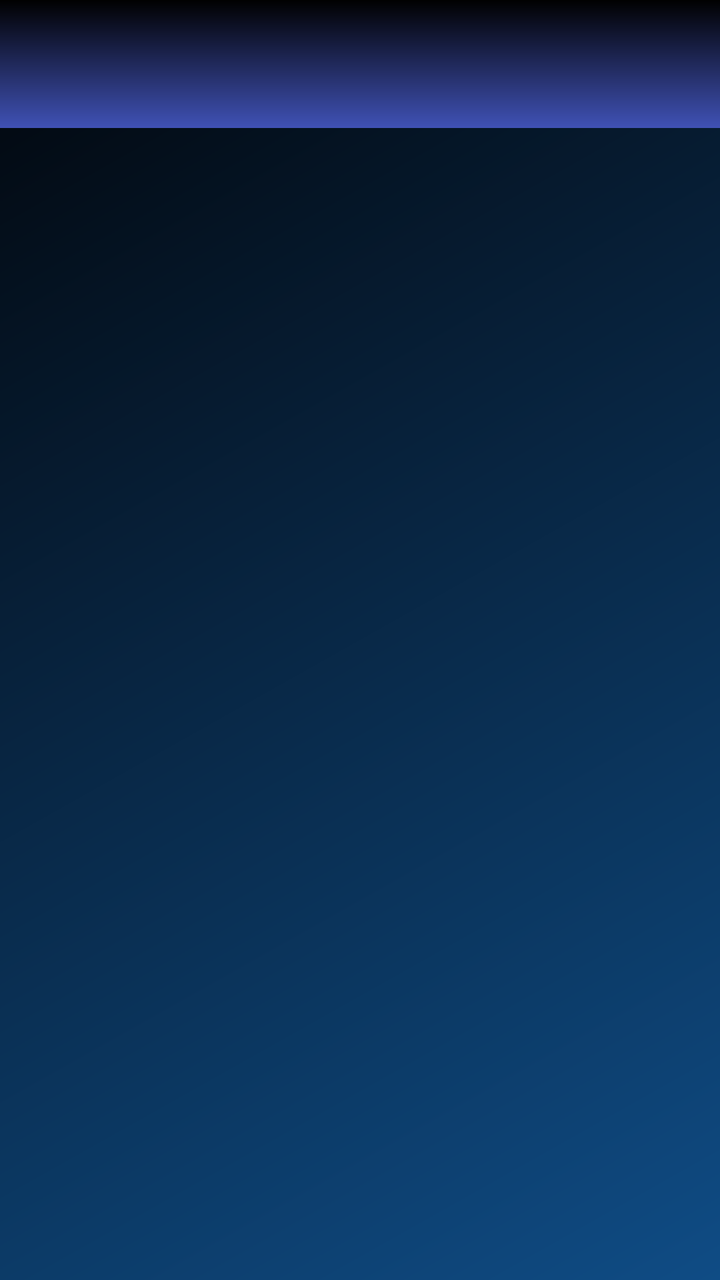
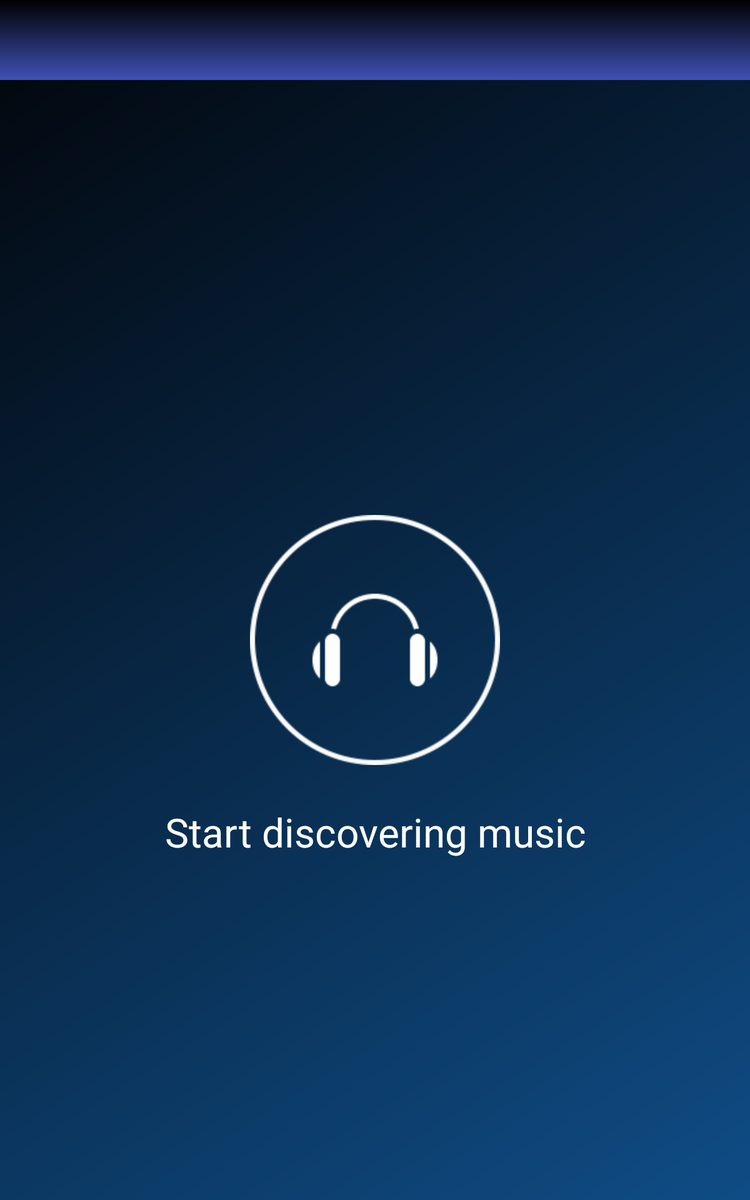

One screen, two layout resources from the same app: the default and the repository's alternative for another configuration. Each is rendered where Android would select it; the XML of both is given below.
<!-- AndroidManifest.xml: activity theme AppTheme.NoActionBar -->
<!-- res/layout/activity_main.xml -->
<?xml version="1.0" encoding="utf-8"?>
<LinearLayout xmlns:android="http://schemas.android.com/apk/res/android"
    xmlns:app="http://schemas.android.com/apk/res-auto"
    xmlns:tools="http://schemas.android.com/tools"
    android:id="@+id/container"
    android:orientation="vertical"
    android:layout_width="match_parent"
    android:layout_height="match_parent"
    android:background="@drawable/gradient_background_1"
    android:fitsSystemWindows="true">




    
    <include layout="@layout/toolbar" />




    <android.support.v4.widget.DrawerLayout
        xmlns:android="http://schemas.android.com/apk/res/android"
        xmlns:app="http://schemas.android.com/apk/res-auto"
        xmlns:tools="http://schemas.android.com/tools"
        android:id="@+id/drawer_layout"
        android:layout_margin="0dp"
        android:padding="0dp"
        android:layout_width="match_parent"
        android:layout_height="match_parent"
        tools:openDrawer="start">


        
        <FrameLayout xmlns:android="http://schemas.android.com/apk/res/android"
            xmlns:tools="http://schemas.android.com/tools"
            android:id="@+id/activity_main"
            android:layout_margin="0dp"
            android:padding="@dimen/activity_horizontal_margin"
            android:layout_width="wrap_content"
            android:layout_height="wrap_content"
            tools:context="com.test.ludovicofabbri.testing.MainActivity">
        </FrameLayout>




        
        <include layout="@layout/sidebar" />


    </android.support.v4.widget.DrawerLayout>

</LinearLayout>
<!-- res/layout/toolbar.xml (included above) -->
<?xml version="1.0" encoding="utf-8"?>
<FrameLayout xmlns:android="http://schemas.android.com/apk/res/android"
    android:layout_width="match_parent"
    android:layout_height="wrap_content"
    xmlns:app="http://schemas.android.com/apk/res-auto">


    <android.support.design.widget.AppBarLayout
        android:layout_margin="0dp"
        android:padding="0dp"
        android:layout_width="match_parent"
        android:layout_height="wrap_content"
        android:theme="@style/AppTheme.AppBarOverlay">

        <android.support.v7.widget.Toolbar
            android:id="@+id/toolbar"
            android:layout_width="match_parent"
            android:layout_height="64dp"
            android:background="@drawable/gradient_background_2"
            app:popupTheme="@style/AppTheme.PopupOverlay" />


        
            
            
            
            
            

    </android.support.design.widget.AppBarLayout>

</FrameLayout>
<!-- res/layout/sidebar.xml (included above) -->
<?xml version="1.0" encoding="utf-8"?>
<LinearLayout
    xmlns:android="http://schemas.android.com/apk/res/android"
    android:orientation="vertical"
    android:layout_width="wrap_content"
    android:layout_height="match_parent"
    android:layout_gravity="start">


    <ListView
        android:id="@+id/sidebar_list"
        android:layout_width="500dp"
        android:layout_height="match_parent"
        android:layout_gravity="start"
        android:background="@android:color/holo_blue_dark" />


</LinearLayout>
<!-- resources referenced by this layout -->
<resources>
  <!-- drawable gradient_background_1 (drawable) -->
  <?xml version="1.0" encoding="utf-8"?>
  <shape xmlns:android="http://schemas.android.com/apk/res/android"
      android:shape="rectangle">
      <gradient
          android:startColor="@color/veryDarkBlue"
          android:endColor="@color/chianBlue"
          android:angle="315"/>
  </shape>
  <!-- drawable gradient_background_2 (drawable) -->
  <?xml version="1.0" encoding="utf-8"?>
  <shape xmlns:android="http://schemas.android.com/apk/res/android"
      android:shape="rectangle">
      <gradient
          android:startColor="@color/black"
          android:endColor="@color/darkGray"
          android:angle="270"/>
  </shape>
  <style name="AppTheme.AppBarOverlay" parent="ThemeOverlay.AppCompat.Dark.ActionBar" />
  <style name="AppTheme.PopupOverlay" parent="ThemeOverlay.AppCompat.Light" />
  <style name="AppTheme.NoActionBar">
          <item name="windowActionBar">false</item>
          <item name="windowNoTitle">true</item>
      </style>
  <color name="veryDarkBlue">#02050a</color>
  <color name="chianBlue">#0f4c85</color>
  <color name="black">#000000</color>
</resources>
<!-- res/layout-large/activity_main.xml (the repository's variant of the layout above) -->
<!-- drawn on a 7-inch tablet held upright -->
<?xml version="1.0" encoding="utf-8"?>
<FrameLayout xmlns:android="http://schemas.android.com/apk/res/android"
    xmlns:app="http://schemas.android.com/apk/res-auto"
    xmlns:tools="http://schemas.android.com/tools"
    android:id="@+id/container"
    android:orientation="vertical"
    android:layout_width="match_parent"
    android:layout_height="match_parent"
    android:background="@drawable/gradient_background_1"
    android:fitsSystemWindows="true">




    
    <include layout="@layout/toolbar" />




    <android.support.v4.widget.DrawerLayout
        xmlns:android="http://schemas.android.com/apk/res/android"
        xmlns:app="http://schemas.android.com/apk/res-auto"
        xmlns:tools="http://schemas.android.com/tools"
        android:id="@+id/drawer_layout"
        android:layout_marginTop="64dp"
        android:layout_marginLeft="0dp"
        android:layout_marginRight="0dp"
        android:layout_marginBottom="0dp"
        android:padding="0dp"
        android:layout_width="match_parent"
        android:layout_height="match_parent"
        tools:openDrawer="start">



        
        <RelativeLayout
            android:id="@+id/start_music_main"
            android:layout_marginTop="0dp"
            android:paddingLeft="16dp"
            android:paddingRight="16dp"
            android:layout_width="match_parent"
            android:layout_height="match_parent"
            >

            <Button
                android:id="@+id/start_music"
                android:layout_centerVertical="true"
                android:layout_centerHorizontal="true"
                android:layout_width="200dp"
                android:layout_height="200dp"
                android:scaleType="center"
                android:background="@drawable/start_music_bg"
                />


            <TextView

                android:id="@+id/start_music_text"
                android:layout_below="@+id/start_music"
                android:layout_centerHorizontal="true"
                android:gravity="center_horizontal"
                android:layout_marginTop="32dp"
                android:layout_width="wrap_content"
                android:layout_height="wrap_content"
                android:textSize="32sp"
                android:textColor="@color/white"
                android:text="Start discovering music"
                />

        </RelativeLayout>





        
        <RelativeLayout xmlns:android="http://schemas.android.com/apk/res/android"
            xmlns:tools="http://schemas.android.com/tools"
            android:id="@+id/activity_main"
            android:layout_marginTop="0dp"
            android:layout_marginLeft="0dp"
            android:layout_marginRight="0dp"
            android:layout_marginBottom="0dp"
            android:layout_width="match_parent"
            android:layout_height="match_parent"
            android:background="@color/transparent"
            tools:context="com.test.ludovicofabbri.testing.MainActivity">

        </RelativeLayout>




        
        <include layout="@layout/sidebar" />


    </android.support.v4.widget.DrawerLayout>

</FrameLayout>
<!-- resources referenced by the variant -->
<!-- as a 7-inch tablet held upright resolves them -->
<resources>
  <color name="transparent">#00000000</color>
  <color name="white">#ffffff</color>
  <!-- drawable gradient_background_1 (drawable) -->
  <?xml version="1.0" encoding="utf-8"?>
  <shape xmlns:android="http://schemas.android.com/apk/res/android"
      android:shape="rectangle">
      <gradient
          android:startColor="@color/veryDarkBlue"
          android:endColor="@color/chianBlue"
          android:angle="315"/>
  </shape>
  <!-- drawable gradient_background_2 (drawable) -->
  <?xml version="1.0" encoding="utf-8"?>
  <shape xmlns:android="http://schemas.android.com/apk/res/android"
      android:shape="rectangle">
      <gradient
          android:startColor="@color/black"
          android:endColor="@color/darkGray"
          android:angle="270"/>
  </shape>
  <!-- drawable start_music_bg (drawable) -->
  <?xml version="1.0" encoding="utf-8"?>
  <selector xmlns:android="http://schemas.android.com/apk/res/android">
  
      <item
          android:state_pressed="true"
          android:state_enabled="true"
          android:drawable="@drawable/headphones_pressed_icon" />
      <item
          android:state_focused="true"
          android:state_enabled="true"
          android:drawable="@drawable/headphones_pressed_icon" />
      <item
          android:state_enabled="true"
          android:drawable="@drawable/headphones_icon" />
  </selector>
  <style name="AppTheme.AppBarOverlay" parent="ThemeOverlay.AppCompat.Dark.ActionBar" />
  <style name="AppTheme.PopupOverlay" parent="ThemeOverlay.AppCompat.Light" />
  <style name="AppTheme.NoActionBar">
          <item name="windowActionBar">false</item>
          <item name="windowNoTitle">true</item>
      </style>
  <color name="veryDarkBlue">#02050a</color>
  <color name="chianBlue">#0f4c85</color>
  <color name="black">#000000</color>
  <!-- drawable headphones_pressed_icon: png bitmap (drawable, 31947 bytes) -->
  <!-- drawable headphones_icon: png bitmap (drawable, 21792 bytes) -->
</resources>
